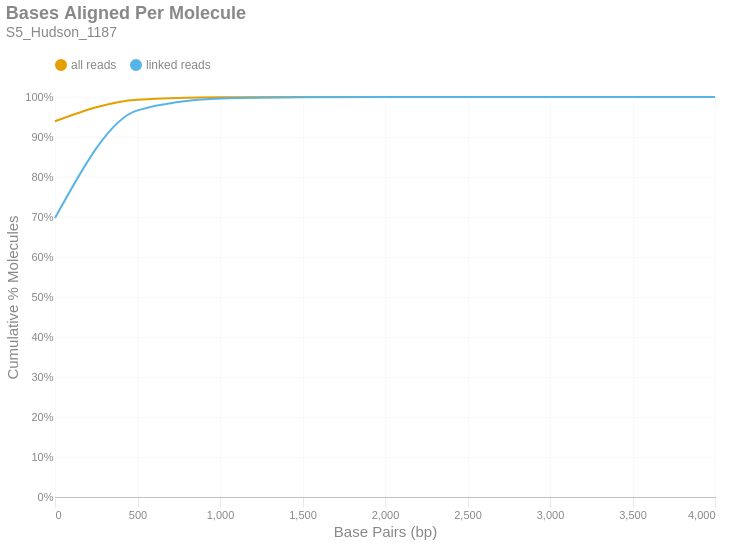

Notebook code cell kept with this figure:
### Markdown cell above
### Bases Aligned Per Molecule
This is a cumulative frequency distribution showing the number of base pairs aligned per unique molecule. These data are shown in 500 bp bins. There are two distributions: one with `all reads` (yellow) and another with only `linked reads` (blue). The percent of molecules in the `linked reads` distribution is relative to the total number of linked molecules.

### Code cell
if SKIPLR:
    print_html(f"Skipped")
else:
    binned_df = consolidated_hist(valids['aligned_bp'], mask, 500, True)
    with SafeRender(binned_df):
        (
            density_plot(binned_df, 'Bases Aligned Per Molecule', samplename, 'basesper')
            .encode(
                x=alt.X('bin:Q', title="Base Pairs (bp)").axis(tickMinStep=500).scale(padding=0),
                y=alt.Y('value:Q', title='Cumulative % Molecules')
                    .axis(format='%')
                    .scale(domain = [0,1])
                    .stack(False),
                color=alt.Color("key:N").scale(domain = ["all reads", "linked reads"]),
                tooltip = [
                    alt.Tooltip("key:N", title = "Data Type"),
                    alt.Tooltip("range_label:N", title="Bases Aligned Per Molecule"),
                    alt.Tooltip("value:Q", format = ".2%", title="% Molecules (Cum.)")
                ]
            )
        ).display()

### Figure 1 — Vega-Lite specification as saved in the notebook (floating-point values rounded to 4 significant figures)
{"width": "container", "height": 400, "config": {"title": {"anchor": "start", "dy": -15, "fontSize": 18, "color": "#888888", "subtitleColor": "#888888", "subtitleFontSize": 14}, "arc": {"fill": "#0072B2"}, "axis": {"domainColor": "#888888", "domainWidth": 0.5, "gridWidth": 0.2, "grid": false, "titleFontWeight": 400, "titleFontSize": 15, "labelFontSize": 11, "labelColor": "#888888", "tickColor": "#888888", "tickWidth": 0.2, "titleColor": "#888888"}, "axisBand": {"grid": false}, "axisX": {"grid": true, "tickSize": 10, "domainCap": "round"}, "axisY": {"domain": false, "grid": true, "tickSize": 0, "domainCap": "round"}, "background": "transparent", "header": {"labelFontSize": 15, "labelColor": "#888888", "titleFontSize": 15, "titleFontWeight": 600, "titleColor": "#888888"}, "legend": {"labelFont": "sans-serif", "labelFontSize": 12, "labelColor": "#888888", "symbolSize": 100, "symbolType": "circle", "titleFontSize": 12, "titlePadding": 10, "titleColor": "#888888", "title": null, "orient": "top"}, "range": {"category": ["#E69F00", "#56B4E9", "#009E73", "#F0E442", "#0072B2", "#D55E00", "#CC79A7", "#000000"], "diverging": ["#cfe8f3", "#a2d4ec", "#73bfe2", "#46abdb", "#1696d2", "#12719e"]}, "area": {"fill": "#0072B2", "fillOpacity": 0.7, "line": true, "strokeOpacity": 0.7}, "line": {"color": "#0072B2", "stroke": "#0072B2", "strokeWidth": 2}, "trail": {"color": "#0072B2", "stroke": "#0072B2", "strokeWidth": 0, "size": 1}, "point": {"filled": true, "fillOpacity": 1.0, "size": 95}, "text": {"color": "#888888", "fontSize": 11, "align": "right", "fontWeight": 400, "size": 11}, "bar": {"fill": "#0072B2", "stroke": null}, "view": {"stroke": null, "continuousWidth": 660, "continuousHeight": 400}}, "data": {"name": "data-609148cf52d1961909eba814e04b23da"}, "mark": {"type": "line", "interpolate": "monotone", "point": {"opacity": 0, "size": 275}}, "encoding": {"color": {"field": "key", "scale": {"domain": ["all reads", "linked reads"]}, "type": "nominal"}, "tooltip": [{"field": "key", "title": "Data Type", "type": "nominal"}, {"field": "range_label", "title": "Bases Aligned Per Molecule", "type": "nominal"}, {"field": "value", "format": ".2%", "title": "% Molecules (Cum.)", "type": "quantitative"}], "x": {"axis": {"tickMinStep": 500}, "field": "bin", "scale": {"padding": 0}, "title": "Base Pairs (bp)", "type": "quantitative"}, "y": {"axis": {"format": "%"}, "field": "value", "scale": {"domain": [0, 1]}, "stack": false, "title": "Cumulative % Molecules", "type": "quantitative"}}, "params": [{"name": "param_c36ac31b6afebe62", "select": {"type": "point", "fields": ["key"]}, "bind": "legend"}], "title": {"text": "Bases Aligned Per Molecule", "subtitle": "S5_Hudson_1187"}, "transform": [{"fold": ["all reads (cumsum)", "linked reads (cumsum)"]}, {"calculate": "replace(datum.key, ' (cumsum)', '')", "as": "key"}, {"filter": {"param": "param_c36ac31b6afebe62"}}], "usermeta": {"embedOptions": {"downloadFileName": "S5_Hudson_1187.basesper"}}, "$schema": "https://vega.github.io/schema/vega-lite/v6.1.0.json", "datasets": {"data-609148cf52d1961909eba814e04b23da": [{"bin": "0.0", "interval": "0.0-500.0", "all reads": 0.9393, "linked reads": 0.6975, "all reads (cumsum)": 0.9393, "linked reads (cumsum)": 0.6975, "range_label": "0-499"}, {"bin": "500.0", "interval": "500.0-1000.0", "all reads": 0.05401, "linked reads": 0.2691, "all reads (cumsum)": 0.9933, "linked reads (cumsum)": 0.9666, "range_label": "500-999"}, {"bin": "1000.0", "interval": "1000.0-1500.0", "all reads": 0.005874, "linked reads": 0.02942, "all reads (cumsum)": 0.9992, "linked reads (cumsum)": 0.996, "range_label": "1000-1499"}, {"bin": "1500.0", "interval": "1500.0-2000.0", "all reads": 0.0006951, "linked reads": 0.003481, "all reads (cumsum)": 0.9999, "linked reads (cumsum)": 0.9995, "range_label": "1500-1999"}, {"bin": "2000.0", "interval": "2000.0-2500.0", "all reads": 8.563e-05, "linked reads": 0.0004289, "all reads (cumsum)": 1.0, "linked reads (cumsum)": 0.9999, "range_label": "2000-2499"}, {"bin": "2500.0", "interval": "2500.0-3000.0", "all reads": 8.74e-06, "linked reads": 4.377e-05, "all reads (cumsum)": 1.0, "linked reads (cumsum)": 1.0, "range_label": "2500-2999"}, {"bin": "3000.0", "interval": "3000.0-3500.0", "all reads": 1.659e-06, "linked reads": 8.311e-06, "all reads (cumsum)": 1.0, "linked reads (cumsum)": 1.0, "range_label": "3000-3499"}, {"bin": "3500.0", "interval": "3500.0-4000.0", "all reads": 1.106e-07, "linked reads": 5.541e-07, "all reads (cumsum)": 1.0, "linked reads (cumsum)": 1.0, "range_label": "3500-3999"}, {"bin": "4000.0", "interval": "4000.0-4500.0", "all reads": 2.213e-07, "linked reads": 1.108e-06, "all reads (cumsum)": 1.0, "linked reads (cumsum)": 1.0, "range_label": "4000-4499"}]}}
